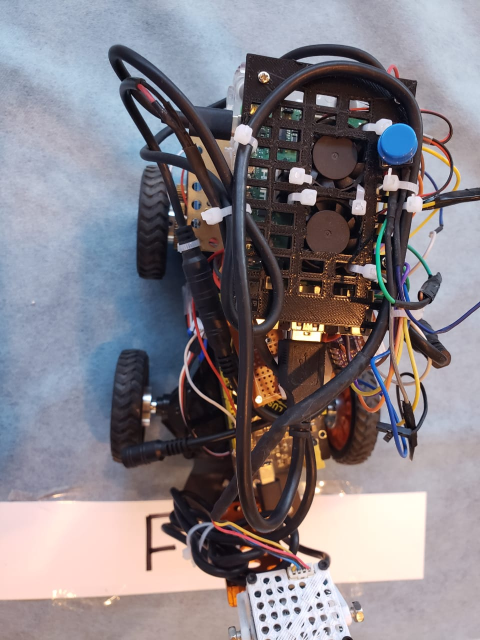
#> input picture car photos/IMG-20251002-WA0002.jpg, 960 x 1280 px (shown at 1/2 size)
$ python -i ColorsDetection.py   (imports and definitions only)
#> lines starting #> are read from the running program, lines starting #| are printed output that depends on the picture; after the words box and inside, x2 and y2 are one past the last pixel; in counts of white or black regions, pixels touching at a corner belong together
#> further down, picture is the input picture: shape (1280, 960, 3); mean B, G, R 134.8, 128.4, 134.1
import cv2
import numpy as np

class ColorsCoordinations:

    def __init__(self,minsize=200,show=1,name="green",l=[35,92,17],u=[84,229,142]):
        # GPIO.setwarnings(False)
        self.show=show
        self.minsize=minsize
        self.name=name
        self.l=l
        self.u=u


    def getcoor(self,imageFrame):
        x=-1
        y=-1
        h=-1
        w=-1
        hsv_frame2 = cv2.cvtColor(imageFrame, cv2.COLOR_BGR2HSV)
#> hsv_frame2: shape (1280, 960, 3); mean H, S, V 93.8, 58.7, 148.2
        kernal = np.ones((5, 5), "uint8")
        #dilated_frame = cv2.dilate(hsv_frame2, kernal)
        #dilated_frame = cv2.erode(dilated_frame, kernal)

        lower = np.array([self.l[0], self.l[1], self.l[2]], np.uint8)
        upper = np.array([self.u[0], self.u[1], self.u[2]], np.uint8)
        mask = cv2.inRange(hsv_frame2, lower, upper)
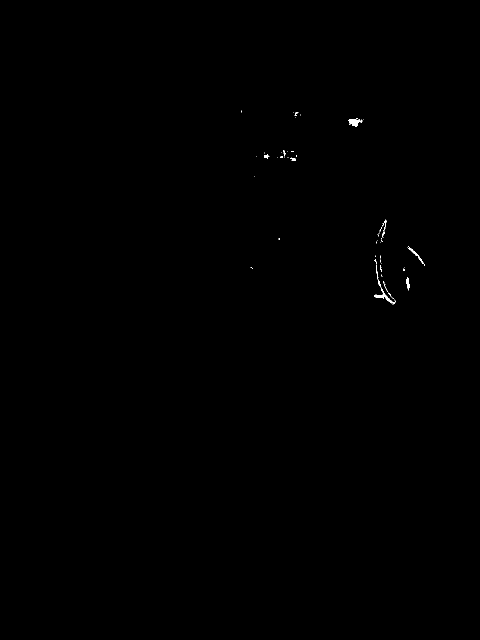
#> mask: shape (1280, 960) (shown at 1/2 size); 0.1% white; 61 white regions (49 under 20 px)

        contours, _ = cv2.findContours(mask, cv2.RETR_TREE, cv2.CHAIN_APPROX_NONE)
#> contours = 65 contours, 58 with area under 20; largest, box (x1, y1, x2, y2) and area: (749, 530, 792, 609) 227, (698, 238, 720, 254) 198, (817, 495, 847, 528) 108, (812, 555, 819, 581) 78, (528, 308, 537, 318) 32, (581, 315, 592, 321) 22, (764, 439, 773, 463) 20
        if len(contours)>0:
            c = max(contours, key = cv2.contourArea)
#> c = contour of 228 points, box (x1, y1, x2, y2) (749, 530, 792, 609), area 227
            area = cv2.contourArea(c)
#> area = 227
            if(area > self.minsize):
                cv2.drawContours(imageFrame, c, -1, (0, 255, 0), 2)
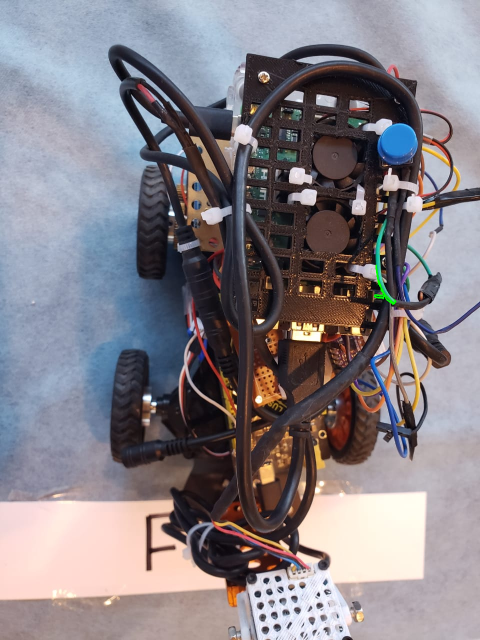
#> imageFrame: shape (1280, 960, 3) (shown at 1/2 size); 0.04% of pixels changed, all inside (x1, y1, x2, y2) = (748, 529, 793, 610)
                x, y, w, h = cv2.boundingRect(c)
#> x = 749; y = 530; w = 43; h = 79


        if self.show:
            cv2.imshow(self.name,imageFrame)
            key = cv2.waitKey(1) & 0xFF
#> (key Esc is pressed here)
        return x,y,w,h

>>> import cv2
>>> picture = cv2.imread('../car photos/IMG-20251002-WA0002.jpg')
>>> result = ColorsCoordinations().getcoor(picture)
#> result = (749, 530, 43, 79)
